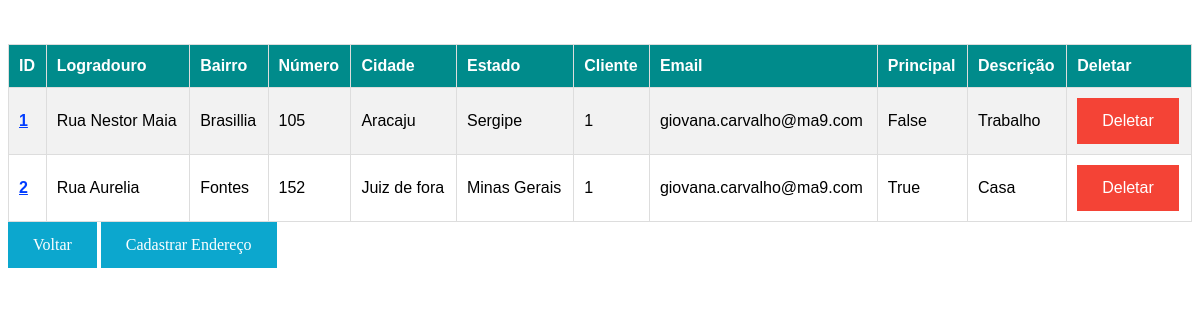
The page /cliente/1/enderecos on the database its author committed.
### cadastros/models.py (models this page shows, shortened)
class Endereco(models.Model):
    logradouro = models.CharField("logradouro", max_length=500)
    bairro = models.CharField("bairro", max_length= 100)
    cidade = models.CharField("cidade", max_length=100)
    estado = models.CharField("estado", max_length=100)
    numero = models.CharField("numero", max_length=100)
    email = models.EmailField("email")
    descricao = models.CharField("descrição do endereço", max_length=50)
    begin_date= models.DateTimeField(auto_now_add=True)
    active = models.BooleanField(default=True)#para verificar se endereço está ativo
    endereco_principal = models.BooleanField("Endereço principal", default=False)
    cliente = models.ForeignKey(Cliente,on_delete=models.CASCADE,related_name='endereco_cliente',verbose_name='Cliente')
    class Meta:
        db_table= 'endereco'
        verbose_name= "Endereço"
        verbose_name_plural= "Endereços"

class Cliente(models.Model):
    foto = models.ImageField(upload_to='images/',null=True,blank=True,)
    nome = models.CharField("nome", max_length=50)
    sobrenome = models.CharField("sobrenome", max_length=100)
    cpf = models.CharField("cpf", max_length=11, unique=True)
    rg = models.CharField("rg", max_length=8, unique=True)
    telefone = models.CharField("telefone", max_length=12)
    email = models.EmailField("email")
    begin_date= models.DateTimeField(auto_now_add=True)
    def __str__(self):
        return str(self.id)
    class Meta:
        db_table= 'cliente'
        verbose_name = "Cliente"
        verbose_name_plural = "Clientes"

### cadastros/views.py (the view)
# urls.py: path('cliente/<int:cliente_pk>/enderecos',EnderecoList.as_view(), name='endereco_cliente'),
class EnderecoList(ListView):
    model = Endereco
    queryset = Endereco.objects.all()
    def get_queryset(self):
        if self.kwargs.get('cliente_pk'):
            return self.queryset.filter(cliente_id=self.kwargs.get('cliente_pk'))
        return self.queryset.all()

### cadastros/templates/cadastros/endereco_list.html (shortened to what this page needs)
<!DOCTYPE html>
<html lang="en">
<head>
</head>
<body>
    <table id="customers">
        <tr>
        <th>ID</th>
        <th>Logradouro</th>
        <th>Bairro</th>
        <th>Número</th>
        <th>Cidade</th>
        <th>Estado</th>
        <th>Cliente</th>
        <th>Email</th>
        <th>Principal</th>
        <th>Descrição</th>
        <th>Deletar</th>
        </tr>
    {% for endereco in object_list %}
    <tr>
        <td>
            <b><a class="three" href="{% url 'endereco_update' endereco.id %}"  target="_blank">{{ endereco.id}}</a></b>
        </td>
        <td>{{ endereco.logradouro }}</td>
        <td>{{ endereco.bairro }}</td>
        <td>{{ endereco.numero }}</td>
        <td>{{ endereco.cidade }}</td>
        <td>{{ endereco.estado }}</td>
        <td>{{ endereco.cliente }}</td>
        <td>{{ endereco.email}}</td>
        <td>{{ endereco.endereco_principal}}</td>
        <td>{{ endereco.descricao}}</td>
        <td>
            <a class="two" href="{% url 'endereco_delete' endereco.id %}" target="_blank">Deletar</a>
        </td>
    </tr>
    <br>
    {% endfor %}
    </table>
    <a class="four" href="/cadastros/" target="_blank">Voltar</a>
    <a class="one" href="/cadastros/createAddress/" target="_blank">Cadastrar Endereço</a>
</body>
</html>

### cadastros/templates/cadastros/endereco_list.html (style rules this page uses)
#customers { font-family: Arial, Helvetica, sans-serif; border-collapse: collapse; width: 100%; }
a.one:link, a.one:visited { background-color: #0ca7ce; color: white; padding: 14px 25px; text-align: center; text-decoration: none; display: inline-block; }
a.four:link, a.four:visited { background-color: #0ca7ce; color: white; padding: 14px 25px; text-align: center; text-decoration: none; display: inline-block; }
#customers td, #customers th { border: 1px solid #ddd; padding: 10px; }
#customers tr:nth-child(even) { background-color: #f2f2f2; }
#customers th { padding-top: 12px; padding-bottom: 12px; text-align: left; background-color: #008b8b; color: white; }
a.two:link, a.two:visited { background-color: #f44336; color: white; padding: 14px 25px; text-align: center; text-decoration: none; display: inline-block; }
a.three:link { color:#003cff; }

### rows shown on the page
Endereco: id "1", logradouro "Rua Nestor Maia", bairro "Brasillia", numero "105", cidade "Aracaju", estado "Sergipe", cliente "1", email "giovana.carvalho@ma9.com", endereco_principal "False", descricao "Trabalho"
Endereco: id "2", logradouro "Rua Aurelia", bairro "Fontes", numero "152", cidade "Juiz de fora", estado "Minas Gerais", cliente "1", email "giovana.carvalho@ma9.com", endereco_principal "True", descricao "Casa"
